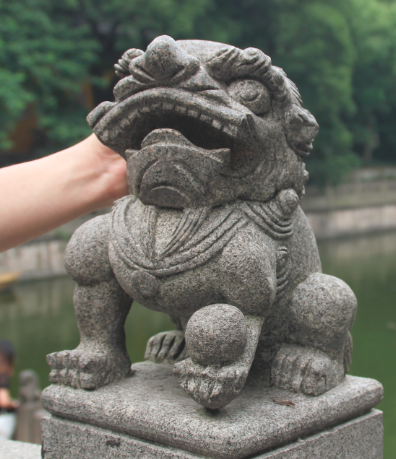
//> input picture opencv_project/1.5.4/1.5.4/1.jpg, 396 x 459 px
$ ./1.5   (built with g++ and OpenCV 4)
//> lines starting //> are read from the running program, lines starting //| are printed output that depends on the picture
#include <opencv2/opencv.hpp>
#include <opencv2/imgproc/imgproc.hpp>

using namespace cv;

int main()
{
	//载入原图
	Mat srcImage = imread("1.jpg");
//> srcImage is the input picture: 459 rows x 396 cols, CV_8UC3; mean B, G, R 99, 108.5, 106.8
	//显示效果
	imshow("【原图】Canny边缘检测",srcImage);
	//机型均值滤波操作
	Mat edge,grayImage;
	//[1]将原图像转换为灰度图像
	cvtColor(srcImage,grayImage,CV_BGR2GRAY);
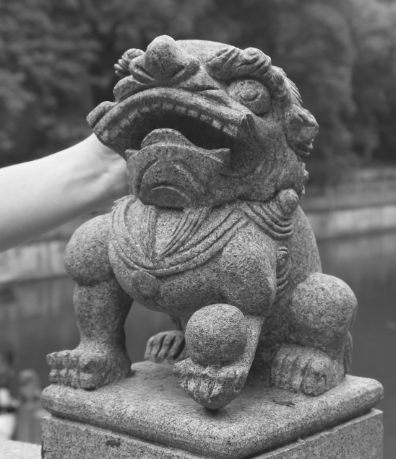
//> grayImage: 459 rows x 396 cols, CV_8UC1; min 34, max 245, mean 106.9
	//[2]先用3x3的北河来降噪
	blur(grayImage,edge,Size(3,3));
	//[3] 运行Canny 算子
	Canny(edge,edge,3,9,3);
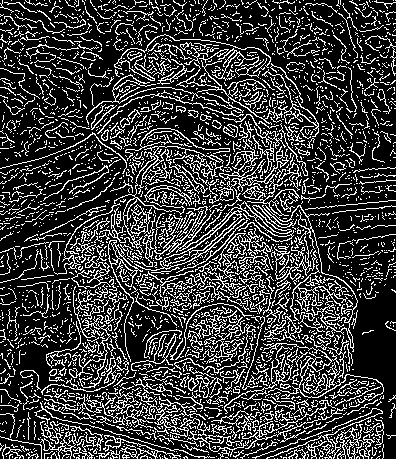
//> edge: 459 rows x 396 cols, CV_8UC1; 23.5% white in thin lines or dots
	//[4]显示效果图
    imshow("【效果图】Canny边缘检测",edge);

	waitKey(0);

	return 0;
}

$ run again, with opencv_project/1.5.4/1.5.4/边缘检测效果图.jpg copied over opencv_project/1.5.4/1.5.4/1.jpg
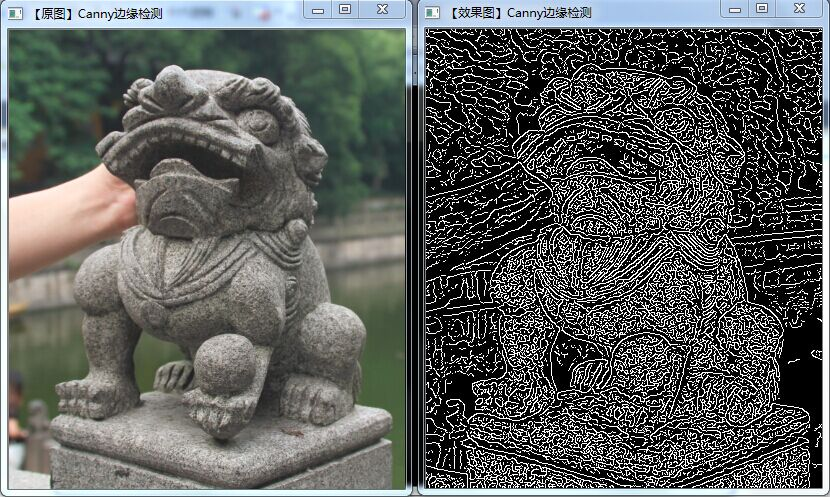
//> input picture opencv_project/1.5.4/1.5.4/边缘检测效果图.jpg, 830 x 497 px
//> srcImage is the input picture: 497 rows x 830 cols, CV_8UC3; mean B, G, R 93.1, 95.7, 93.1
//> `cvtColor(srcImage,grayImage,CV_BGR2GRAY);`:
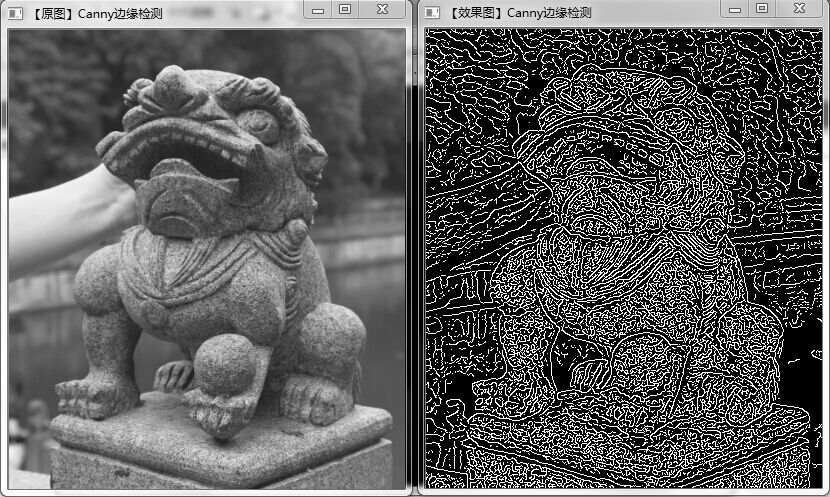
//> grayImage: 497 rows x 830 cols, CV_8UC1; min 0, max 255, mean 94.6
//> `Canny(edge,edge,3,9,3);`:
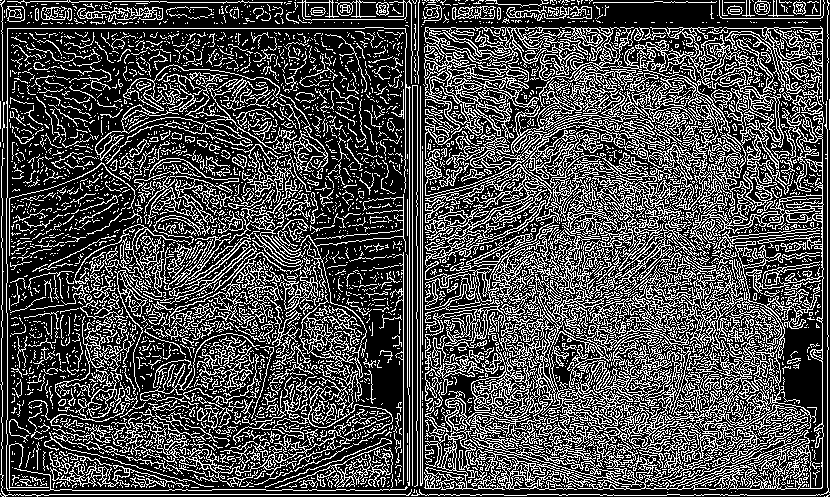
//> edge: 497 rows x 830 cols, CV_8UC1; 29.7% white in thin lines or dots
